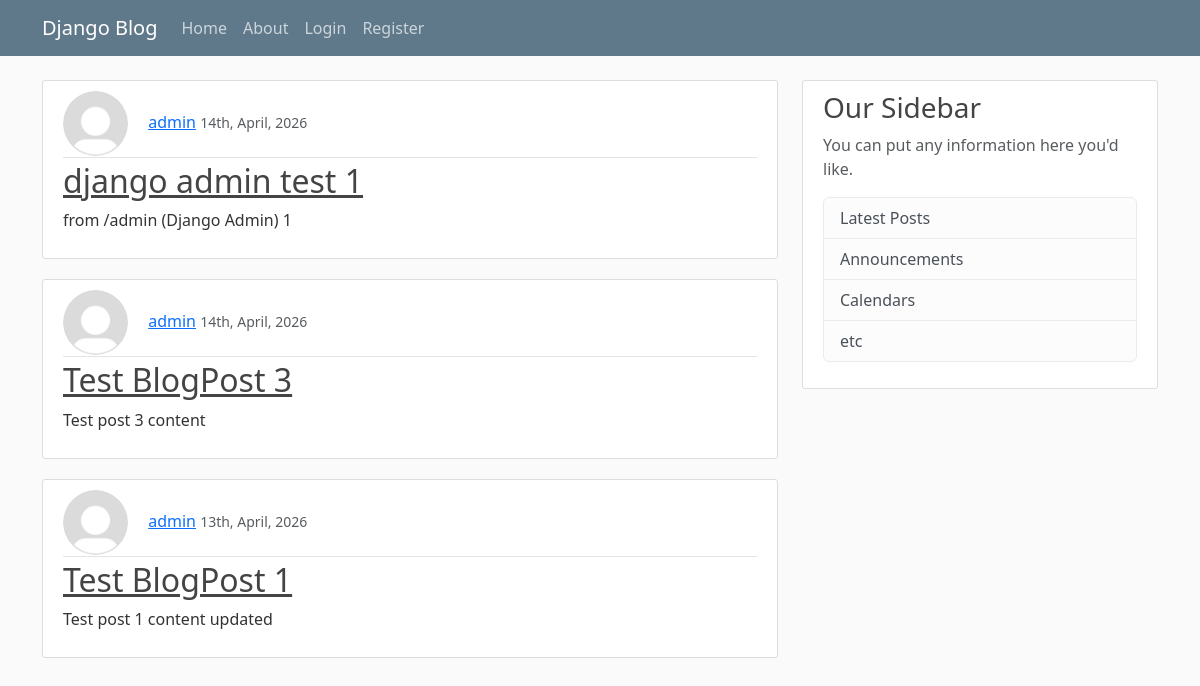
The page /blog/ on the database as committed earlier.
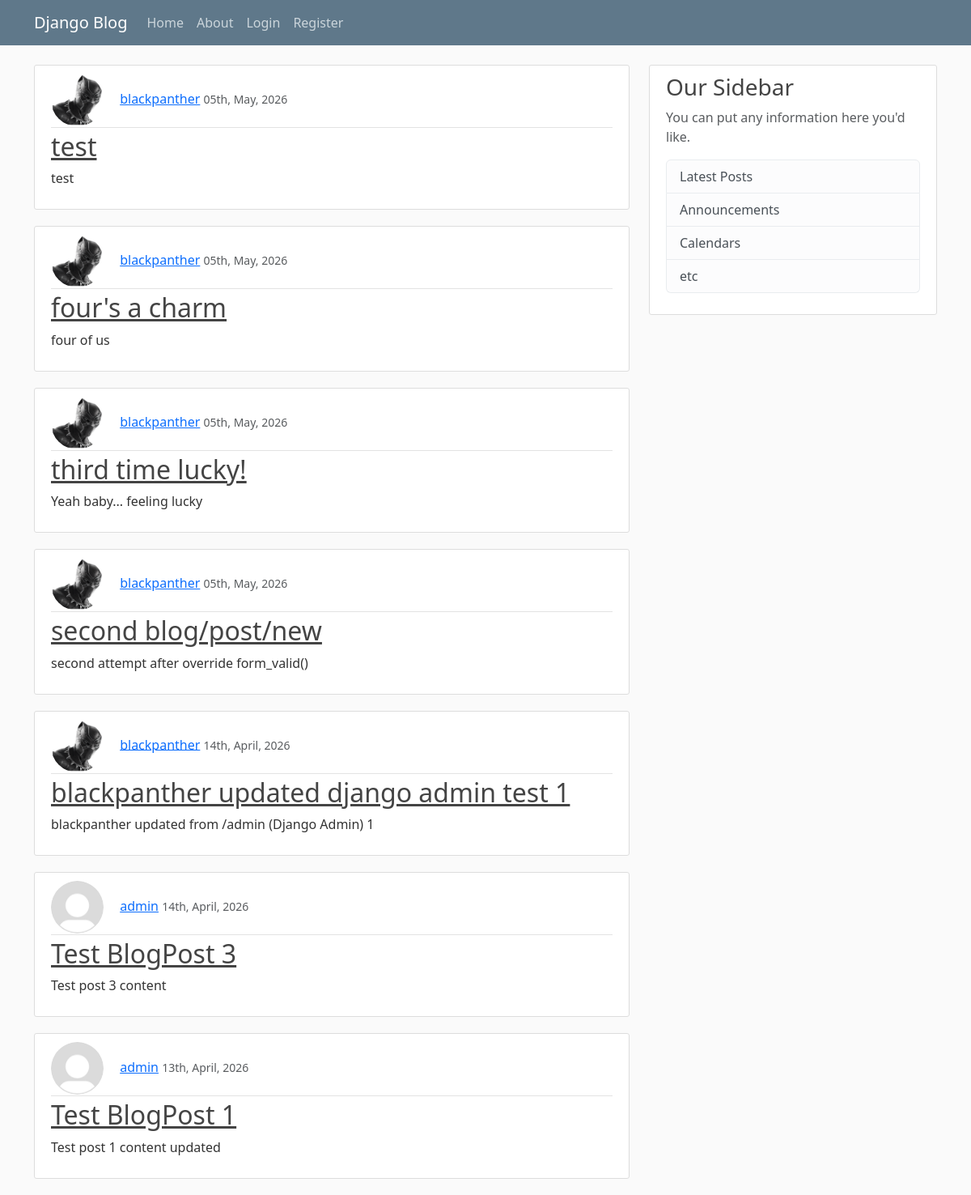
The same page on the database as committed later.
### blog/models.py (models this page shows, shortened)
class Post(models.Model):
    author = models.ForeignKey(User, on_delete=models.CASCADE)
    title = models.CharField(max_length=100)
    content = models.TextField()
    date_posted = models.DateTimeField(default=timezone.now)

### users/models.py (models this page shows, shortened)
class Profile(models.Model):
    user = models.OneToOneField(User, on_delete=models.CASCADE)
    image = models.ImageField(default='default.jpg', upload_to='profile_pics')

### blog/views.py (the view)
# urls.py: path('', PostListView.as_view(), name='blog-home'),
class PostListView(ListView):
    model = Post
    template_name = 'blog/home.html'    # ADDED
    context_object_name = 'posts'       # ADDED. term template can use 'posts'
    ordering = ['-date_posted']         # ADDED: order the posts from newest to oldest.

### blog/templates/blog/home.html
{% extends 'blog/base.html' %}
{% block content %}
    {% for post in posts %}
        <article class="media content-section">
            <div class="media-body">
              <div class="article-metadata">
                <img class="rounded-circle article-img" src="{{ post.author.profile.image.url }}">
                <a class="mr-2" href="#">{{ post.author }}</a>
                <small class="text-muted">{{ post.date_posted |date:'dS, F, Y' }}</small>
              </div>
              <h2><a class="article-title" href="{% url 'post-detail' post.id %}">{{ post.title }}</a></h2>
              <p class="article-content">{{ post.content }}</p>
            </div>
          </article>
    {% endfor %}
{% endblock %}

### blog/templates/blog/base.html (shortened to what this page needs)
{% load static %}
<!DOCTYPE html>
<html lang="en">
<head>
    <link href="https://cdn.jsdelivr.net/npm/bootstrap@5.3.8/dist/css/bootstrap.min.css" rel="stylesheet">
    <link href="{% static 'blog/main.css' %}" rel="stylesheet">
    <link rel="stylesheet" type="text/css" href="{% static 'blog/main.css' %}">
</head>
<body>
    <header class="site-header">
      <nav class="navbar navbar-expand-md navbar-dark bg-steel fixed-top">
        <div class="container">
          <a class="navbar-brand mr-4" href="{% url 'blog-home' %}">Django Blog</a>
          <div class="collapse navbar-collapse" id="navbarToggle">
            <div class="navbar-nav mr-auto">
              <a class="nav-item nav-link" href="{% url 'blog-home' %}">Home</a>
              <a class="nav-item nav-link" href="{% url 'blog-about' %}">About</a>
            </div>
            <div class="navbar-nav" style="--bs-nav-link-padding-y: 0;">
                {% if user.is_authenticated %}
                    <a class="nav-item nav-link" href="{% url 'post-create' %}">New Post</a>
                    <a class="nav-item nav-link" href="{% url 'profile' %}">Profile</a>
                    <form action="{% url 'logout' %}" method="post">
                        {% csrf_token %}
                        <button type="submit" class="nav-item nav-link">Logout</button>
                    </form>
                {% else %}
                    <a class="nav-item nav-link" href="{% url 'login' %}">Login</a>
                    <a class="nav-item nav-link" href="{% url 'register' %}">Register</a>
                {% endif %}
            </div>
          </div>
        </div>
      </nav>
    </header>
    <main role="main" class="container">
        <div class="row">
            <div class="col-md-8">
                {% block content %}{% endblock %}
            </div>
            <div class="col-md-4">
                <div class="content-section">
                    <h3>Our Sidebar</h3>
                    <p class='text-muted'>You can put any information here you'd like.
                    <ul class="list-group">
                        <li class="list-group-item list-group-item-light">Latest Posts</li>
                        <li class="list-group-item list-group-item-light">Announcements</li>
                        <li class="list-group-item list-group-item-light">Calendars</li>
                        <li class="list-group-item list-group-item-light">etc</li>
                    </ul>
                    </p>
                </div>
            </div>
        </div>
    </main>
</body>
</html>

### blog/static/blog/main.css (style rules this page uses)
body { background: #fafafa; color: #333333; margin-top: 5rem; }
h1, h2, h3, h4, h5, h6 { color: #444444; }
ul { margin: 0; }
.bg-steel { background-color: #5f788a; }
.site-header .navbar-nav .nav-link { color: #cbd5db; }
.content-section { background: #ffffff; padding: 10px 20px; border: 1px solid #dddddd; border-radius: 3px; margin-bottom: 20px; }
.article-title { color: #444444; }
.article-content { white-space: pre-line; }
.article-img { height: 65px; width: 65px; margin-right: 16px; }
.article-metadata { padding-bottom: 1px; margin-bottom: 4px; border-bottom: 1px solid #e3e3e3 }

Rows that differ between the two databases and show on the page:
added Post: author.profile.image (picture), author "blackpanther", date_posted "05th, May, 2026", title "test", content "test"
added Post: author.profile.image (picture), author "blackpanther", date_posted "05th, May, 2026", title "four's a charm", content "four of us"
added Post: author.profile.image (picture), author "blackpanther", date_posted "05th, May, 2026", title "third time lucky!", content "Yeah baby... feeling lucky"
added Post: author.profile.image (picture), author "blackpanther", date_posted "05th, May, 2026", title "second blog/post/new", content "second attempt after override form_valid()"
changed Post: author.profile.image: picture added in place of a placeholder; author "admin" → "blackpanther"; title "django admin test 1" → "blackpanther updated django admin test 1"; content "from /admin (Django Admin) 1" → "blackpanther updated from /admin (Django Admin) 1"
